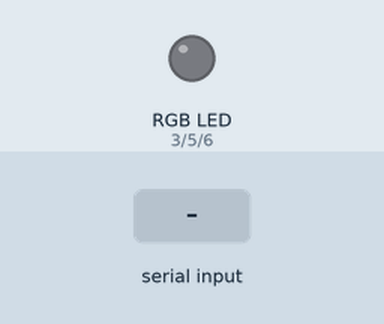
Simulated run of this sketch. Board: Arduino Uno, built with avr-gcc and run on an emulated ATmega328P. Parts: an RGB LED mixed from three pins (HIGH = lit). Inputs (shaded band) come from the test bench. What the sketch prints to the serial monitor is not drawn.

Above: at 1.2 s.
1.3 s: "1" received over Serial
At 2.5 s:
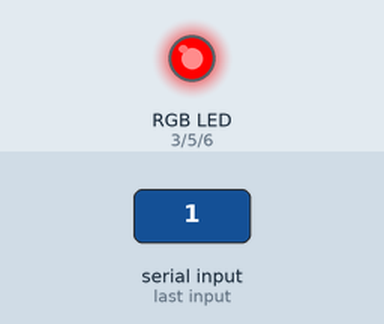
2.8 s: byte 51 (0x33) received over Serial
At 3.7 s:
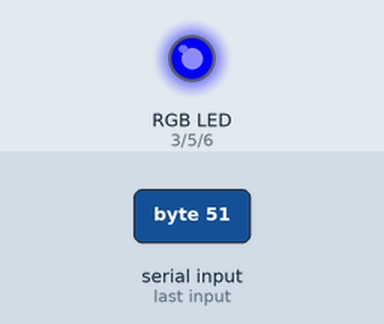
4.3 s: byte 52 (0x34) received over Serial
At 4.9 s:
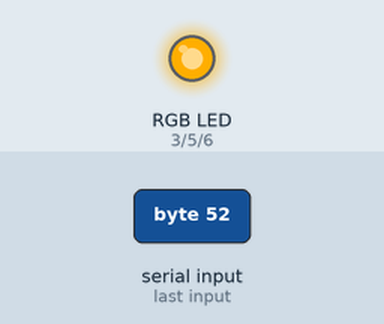
5.8 s: byte 53 (0x35) received over Serial
At 7.0 s:
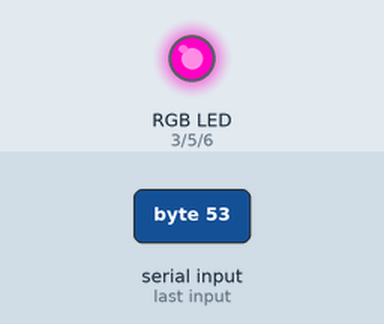
7.3 s: byte 54 (0x36) received over Serial
At 8.4 s:
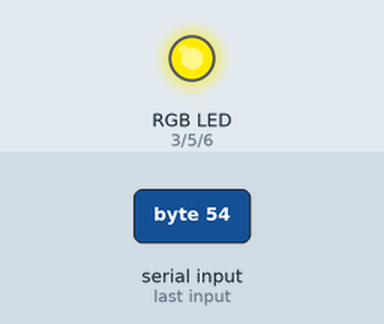
8.8 s: "2" received over Serial
At 9.5 s:
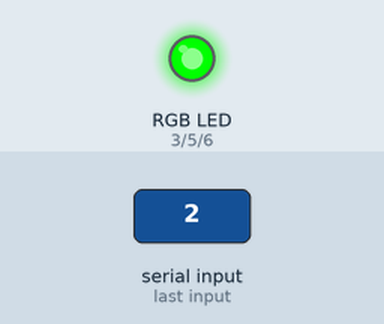
Timing chart, 0 to 11.3 s (numbered marks = the images above; inputs shaded):
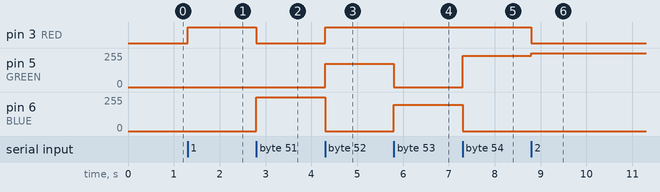

The sketch:

TP7_arduino_LED.ino
```cpp
#define RED 3
#define GREEN 5
#define BLUE 6

#define delayTime 10 // temps de décoloration entre les couleurs


void setup()
{
pinMode(RED, OUTPUT);
pinMode(GREEN, OUTPUT);
pinMode(BLUE, OUTPUT);
digitalWrite(RED, HIGH);
digitalWrite(GREEN, HIGH);
digitalWrite(BLUE, HIGH);
Serial.begin(9600);
analogWrite(RED, 0);
analogWrite(GREEN, 0);
analogWrite(BLUE, 0);
}

void loop()
{
  if(Serial.available() > 0) {
    int color = Serial.read();
    Serial.write(color);
    if(color == 0x31){
      analogWrite(RED, 255);
      analogWrite(GREEN, 0);
      analogWrite(BLUE, 0);
      delay(delayTime);
    }
    else if(color == 0x32){
      analogWrite(RED, 0);
      analogWrite(GREEN, 255);
      analogWrite(BLUE, 0);
      delay(delayTime);
    }
    else if(color == 0x33){
      analogWrite(RED, 0);
      analogWrite(GREEN, 0);
      analogWrite(BLUE, 255);
      delay(delayTime);
    }
    else if(color == 0x34){
      //  255, 174, 0
      analogWrite(RED, 255);
      analogWrite(GREEN, 174);
      analogWrite(BLUE, 0);
      delay(delayTime);
    }
    else if(color == 0x35)
    {
      // 255, 0, 197
      analogWrite(RED, 255);
      analogWrite(GREEN, 0);
      analogWrite(BLUE, 197);
      delay(delayTime);
    }
    else if(color == 0x36)
    {
      // 255, 235, 0
      analogWrite(RED, 255);
      analogWrite(GREEN, 235);
      analogWrite(BLUE, 0);
      delay(delayTime);
    }
  }
}
```

Measured:
- after the input at 1.3 s, pin 3 (RED): LOW → HIGH at once
- after the input at 2.8 s, pin 3 (RED): HIGH → LOW at once; pin 6 (BLUE): 0/255 → 255/255 at once
- after the input at 4.3 s, pin 3 (RED): LOW → HIGH at once; pin 5 (GREEN): 0/255 → 174/255 at once; pin 6 (BLUE): 255/255 → 0/255 at once
- after the input at 5.8 s, pin 5 (GREEN): 174/255 → 0/255 at once; pin 6 (BLUE): 0/255 → 197/255 at once
- after the input at 7.3 s, pin 5 (GREEN): 0/255 → 235/255 at once; pin 6 (BLUE): 197/255 → 0/255 at once
- after the input at 8.8 s, pin 3 (RED): HIGH → LOW at once; pin 5 (GREEN): 235/255 → 255/255 at once
